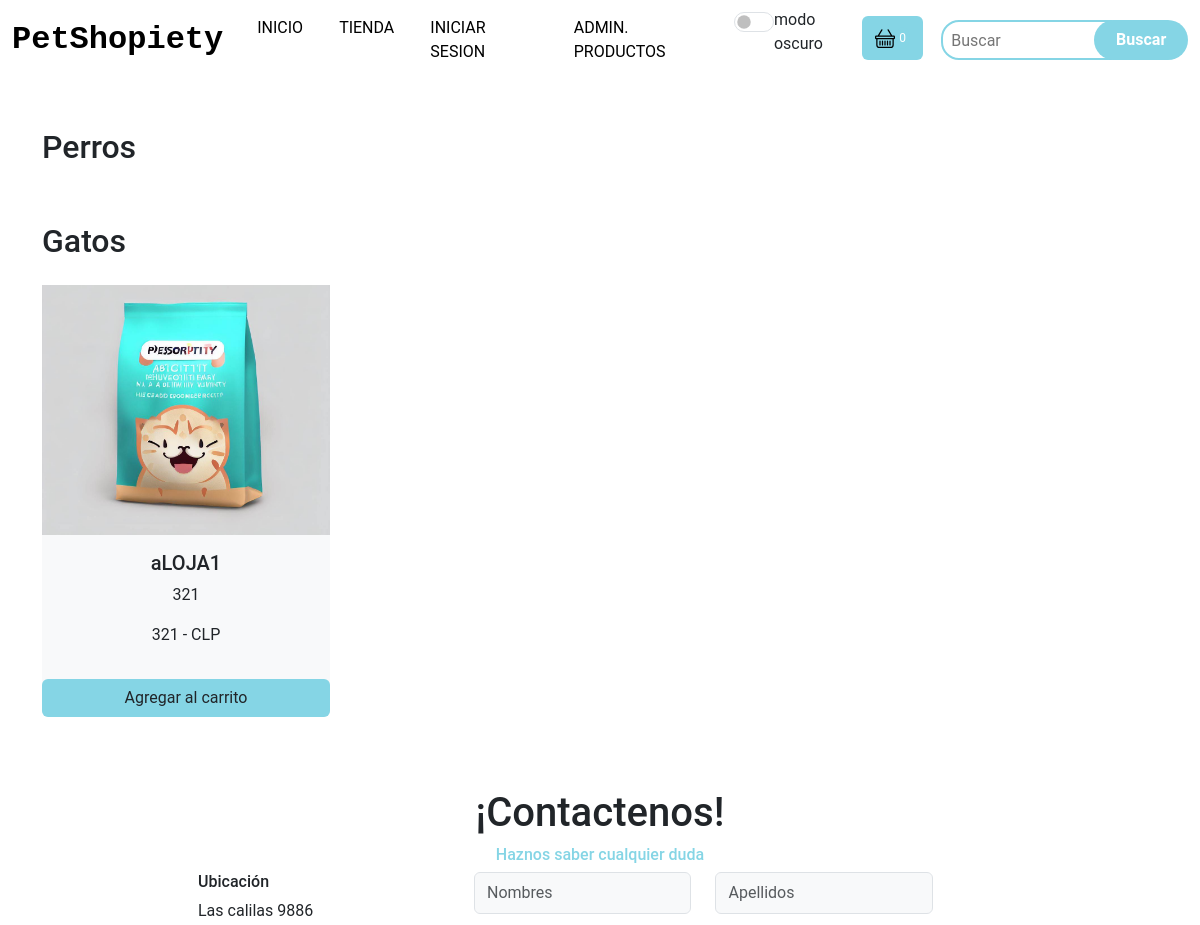
Before: /tienda (upper part) with the older database file.
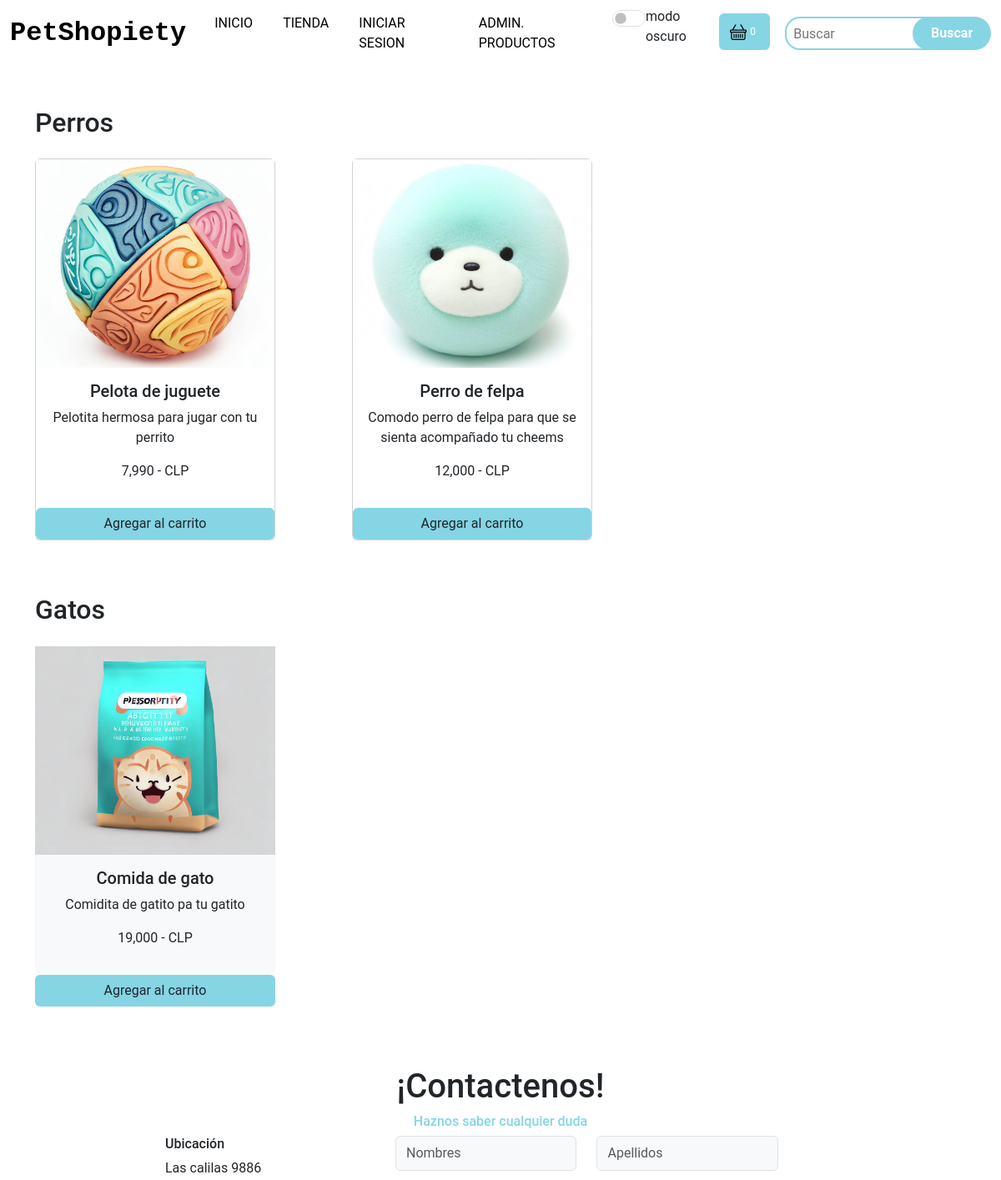
After: the same page with the newer database file.
### apps/PetShopiety/models.py (models this page shows, shortened)
class Producto(models.Model):
    sku = models.IntegerField(primary_key=True)
    nombre = models.CharField(max_length=50)
    stock = models.IntegerField()
    precio = models.IntegerField()
    descripcion = models.CharField(max_length=200)
    id_cat = models.ForeignKey(Categoria, on_delete=models.CASCADE)
    img_url = models.ImageField(upload_to='imagenesProducto')

### apps/PetShopiety/views.py (the view)
# urls.py: path('tienda', views.cargarTienda),
def cargarTienda(request):
    if request.user.is_authenticated:
        comprador = request.user.comprador
        orden, created = Orden.objects.get_or_create(
            comprador=comprador, completado=False)
        items = orden.itemsorden_set.all()
        cartItems = orden.obtener_total_items
    else:
        items = []
        orden = {"obtener_total_carrito": 0,
                 "obtener_total_items": 0, 'shipping': False}
        cartItems = orden['obtener_total_items']
    productos = Producto.objects.all()
    categoria_perros = Producto.objects.filter(id_cat=1)
    categoria_gatos = Producto.objects.filter(id_cat=2)
    return render(request, "tienda.html", {"prod": productos, "cate_gatos": categoria_gatos, "cate_perros": categoria_perros, 'cartItems': cartItems, 'items': items})

### apps/PetShopiety/templates/tienda.html (shortened to what the changed rows need)
<html lang="en">
{%load static%}
{%load humanize %}
<head>
  <link href="https://cdn.jsdelivr.net/npm/bootstrap@5.3.0-alpha3/dist/css/bootstrap.min.css" rel="stylesheet"
 />
  <link rel="stylesheet" href="https://cdn.jsdelivr.net/npm/bootstrap-icons@1.10.5/font/bootstrap-icons.css">
  {% block head %}
  <link rel="stylesheet" href="{% static 'css/style.css' %}">
  {% endblock %}
</head>
<body>
  <div class="container">
    <div class="row mt-5">
      <h2>Perros</h2>
      {% for p in cate_perros %}
      <div class="col-lg-4 text-center my-3">
        <div class="card" style="width: 18rem;">
          {%if p.img_url.url%}
          <img src="{{p.img_url.url}}" class="img-fluid product-img" alt="...">
          {%else %}
          <img src="{{p.imgURL}}" class="img-fluid product-img" alt="...">
          {% endif %}
          <div class="card-body">
            <h5 class="card-title">{{p.nombre}}</h5>
            <p class="card-text">{{p.descripcion}}</p>
            <p>{{p.precio|intcomma}} - CLP</p>
          </div>
          <button data-product="{{p.sku}}" data-action="add" class="btn comprar" href="/({{p.sku}})">Agregar al
            carrito</button>
        </div>
      </div>
      {% endfor %}
    </div>
    <div class="row mt-5">
      <h2>Gatos</h2>
      {% for p in cate_gatos %}
      <div class="col-lg-4 text-center my-3">
        <div class="card border-0 bg-light mb-2" style="width: 18rem;">
          {%if p.img_url.url%}
          <img src="{{p.img_url.url}}" class="img-fluid product-img" alt="...">
          {%else %}
          <img src="{{p.img_url}}" class="img-fluid product-img" alt="...">
          {% endif %}
          <div class="card-body">
            <h5 class="card-title">{{p.nombre}}</h5>
            <p class="card-text">{{p.descripcion}}</p>
            <p>{{p.precio | intcomma }} - CLP</p>
          </div>
          <button data-product="{{p.sku}}" data-action="add" class="btn comprar" href="/({{p.sku}})">Agregar al
            carrito</button>
        </div>
      </div>
      {% endfor %}
    </div>
  </div>
  <section class="contact m-5" id="contact">
    <div class="container">
      <div class="row">
        <div class="col-lg-5 m-auto text-center">
          <h1>¡Contactenos!</h1>
        </div>
      </div>
    </div>
  </section>
</body>
</html>

Changed rows visible on the page:
added Producto: img_url (picture), nombre "Pelota de juguete", descripcion "Pelotita hermosa para jugar con tu perrito", precio "7,990", shown under "Perros"
added Producto: img_url (picture), nombre "Perro de felpa", descripcion "Comodo perro de felpa para que se sienta acompañado tu cheems", precio "12,000", shown under "Perros"
changed Producto: nombre "aLOJA1" → "Comida de gato"; descripcion "321" → "Comidita de gatito pa tu gatito"; precio "321" → "19,000"
